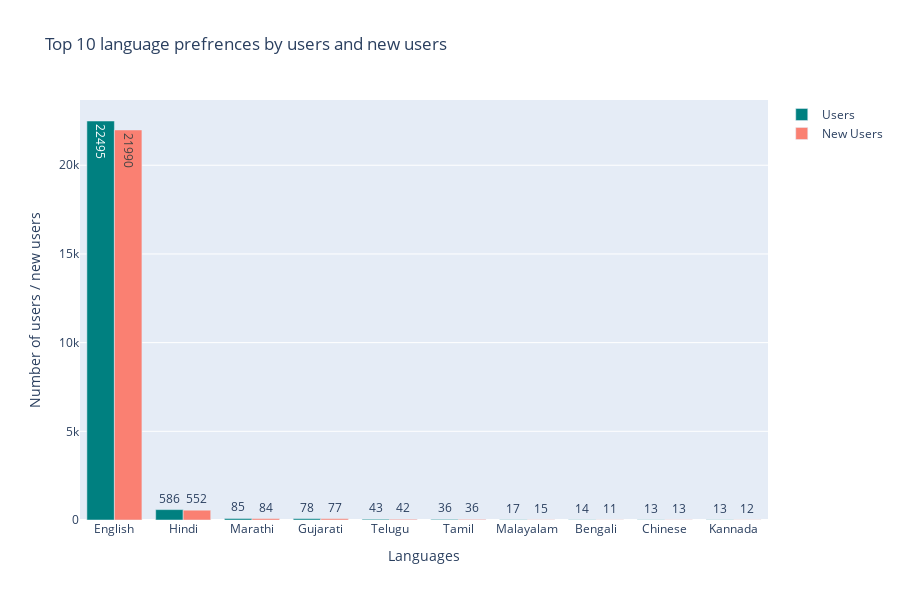

The notebook cell this image was saved under:
### Markdown cell above
# Top 10 Language preference

### Code cell
user_by_language_10 = user_by_language.sort_values(by=["Users","New users"],ascending =False)

top_10_language=user_by_language_10.head(10)

bar1=go.Bar(x=top_10_language["Language"],
             y=top_10_language["Users"],
              text=top_10_language["Users"],
             textposition="auto",
             name="Users",
             marker=dict(color='teal'))
bar2=go.Bar(x=top_10_language["Language"],
             y=top_10_language["New users"],
                   text=top_10_language["New users"],
                   textposition="auto",
             name="New Users",
             marker=dict(color='salmon'))


layout = go.Layout(title="Top 10 language prefrences by users and new users ", height=600,
                   xaxis=dict(title='Languages'),
                   yaxis=dict(title='Number of users / new users'))
fig=go.Figure(data=[bar1,bar2],layout=layout)

fig.show()

# Top prefrences language was english

### Figure 1 — Plotly figure (JSON) as saved in the notebook; plotly's stock layout.template omitted (floating-point values rounded to 4 significant figures)
{"data": [{"marker": {"color": "teal"}, "name": "Users", "text": [22495, 586, 85, 78, 43, 36, 17, 14, 13, 13], "textposition": "auto", "type": "bar", "x": ["English", "Hindi", "Marathi", "Gujarati", "Telugu", "Tamil", "Malayalam", "Bengali", "Chinese", "Kannada"], "y": [22495, 586, 85, 78, 43, 36, 17, 14, 13, 13]}, {"marker": {"color": "salmon"}, "name": "New Users", "text": [21990, 552, 84, 77, 42, 36, 15, 11, 13, 12], "textposition": "auto", "type": "bar", "x": ["English", "Hindi", "Marathi", "Gujarati", "Telugu", "Tamil", "Malayalam", "Bengali", "Chinese", "Kannada"], "y": [21990, 552, 84, 77, 42, 36, 15, 11, 13, 12]}], "layout": {"height": 600, "title": {"text": "Top 10 language prefrences by users and new users "}, "xaxis": {"title": {"text": "Languages"}}, "yaxis": {"title": {"text": "Number of users / new users"}}}}
